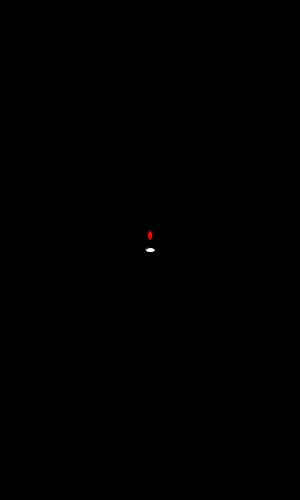
Frame 1 (no input)
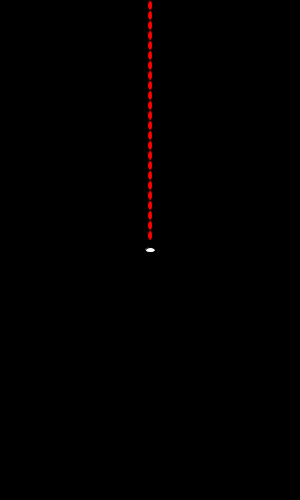
Frame 60 (the mouse pressed at the canvas centre just before this capture)
Frame 120 (the mouse held since frame 60 and released just before this capture): identical to frame 60, image omitted

The Processing sketch that drew these frames (run headless with seeded random() and noise(); from frame 60 on, the mouse is pressed at the canvas centre):

// Processing sketch: Shoot
// ── Shoot.pde
abstract class Agent{
  int x, y;
  Agent(int _x, int _y){
    x = _x;
    y = _y;
  }
  
  abstract boolean calc();
  abstract void draw();
}

class Player extends Agent{
  ArrayList bullets;
  int hp;
  Player(int _x, int _y){
    super(_x,_y);
    bullets = new ArrayList();
    hp = 100;
  }
  
  boolean calc(){
    if(keyCode == LEFT) x=max(0,x-5);
    else if(keyCode == RIGHT) x=min(width, x+5); 
    else if(keyCode == UP) y=max(0,y-5);
    else if(keyCode == DOWN) y=min(height, y+5); 
    bullets.add(new Bullet(x,y-5));
    for(int i=0;i<bullets.size();i++){
     if( ((Bullet)bullets.get(i)).calc()) continue;
     bullets.remove(i);
     i--;
   }
   return hp>0;
  }
  
  void draw(){
    fill(255);
   ellipse(x,y,10,5);
   for(int i=0;i<bullets.size();i++){
     ((Bullet)bullets.get(i)).draw();
   }
   
  }
}

class Bullet extends Agent{
  Bullet(int _x, int _y){
   super(_x,_y); 
  }
  boolean calc(){
   if((y-=10) < 0) return false;
  return true; 
  }
  
  void draw(){
    fill(255,0,0);
   ellipse(x,y,5,10); 
  }
}

Player player;
void setup(){
 size(300,500);
  player = new Player(width/2, height/2);
}

void draw(){
  background(0);
  calc();
 
 player.draw();
}

void calc(){
  player.calc();
}

void keyPressed(){
 if(key != CODED) return;
 if(keyCode == LEFT) player.x-=5;
 else if(keyCode == RIGHT) player.x+=5; 
}
